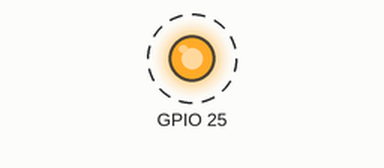
Bench run of a sketch on a simulated ESP32. Shown: output pins drawn as LEDs (lit = HIGH). Dashed ring = blinking.

Above: at 0.2 s.
Timing chart, 0 to 3.0 s (numbered marks = the images above):
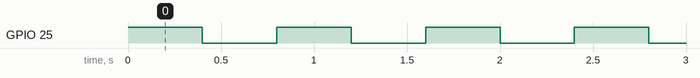

Measured:
- by itself, GPIO 25: alternates HIGH for 0.40 s and LOW for 0.40 s

The sketch:

buzzer-test.ino
```cpp
void setup() {
  // put your setup code here, to run once:
  pinMode(25, OUTPUT);

}

void loop() {
  // put your main code here, to run repeatedly:
  digitalWrite(25, HIGH);
  delay(400);
  digitalWrite(25, LOW);
  delay(400);

}
```
